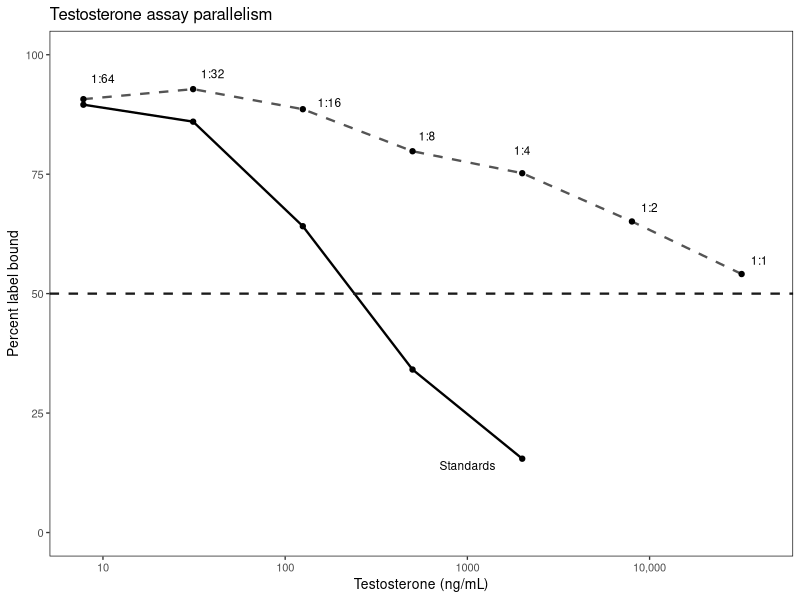
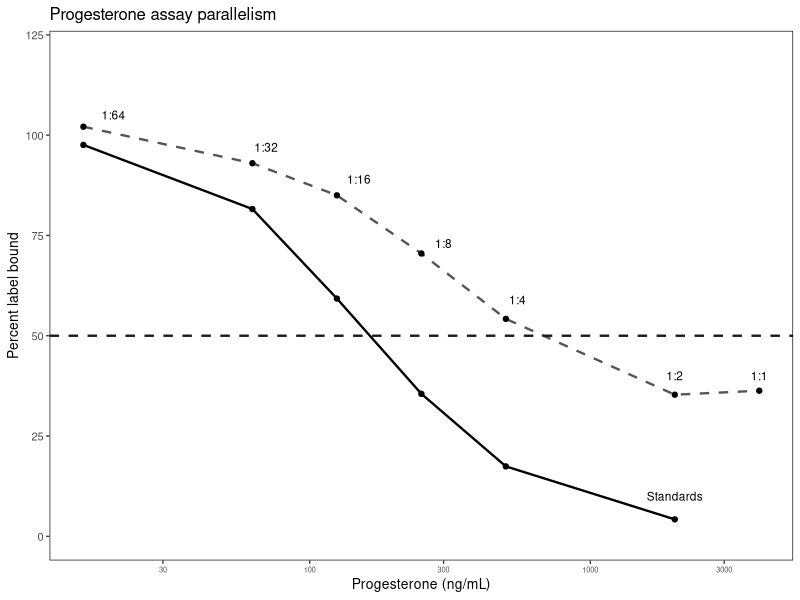
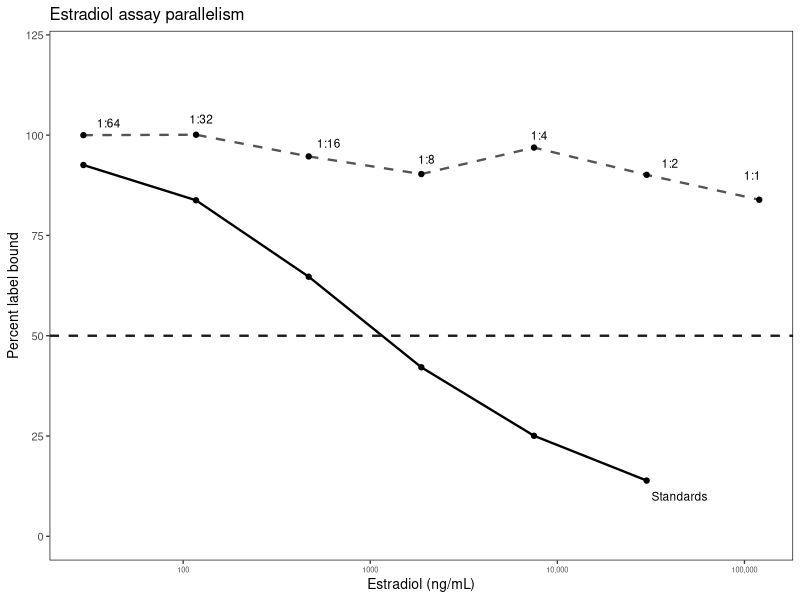
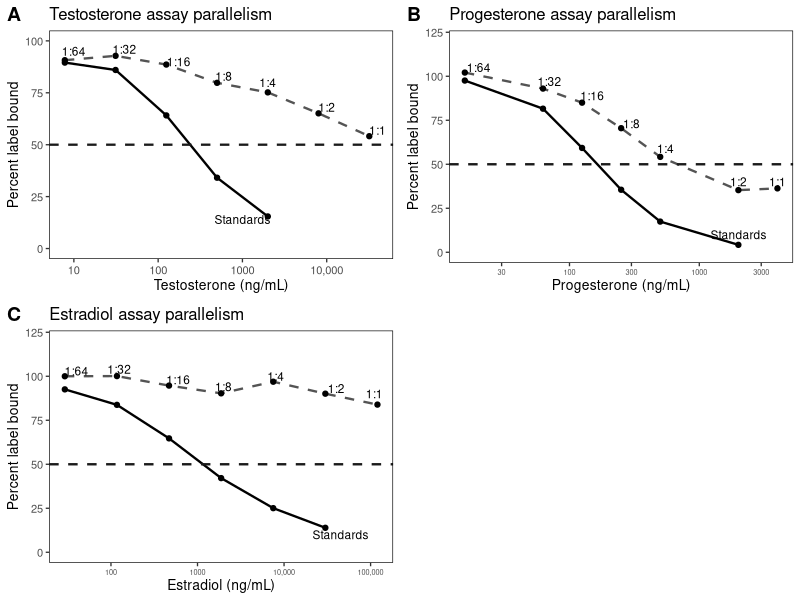
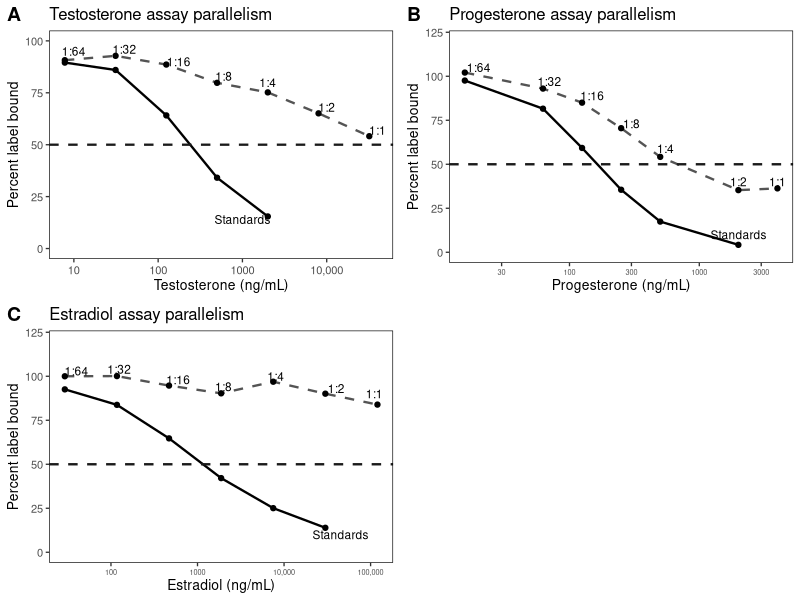
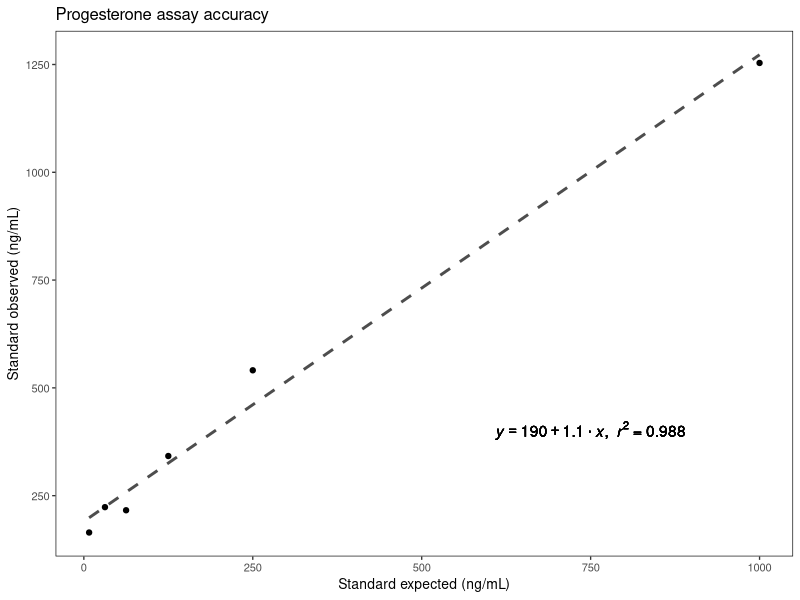
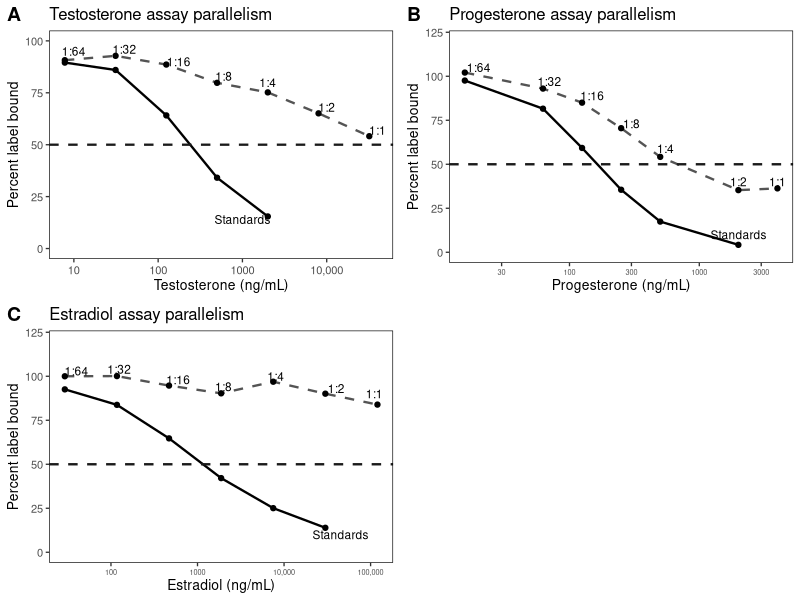
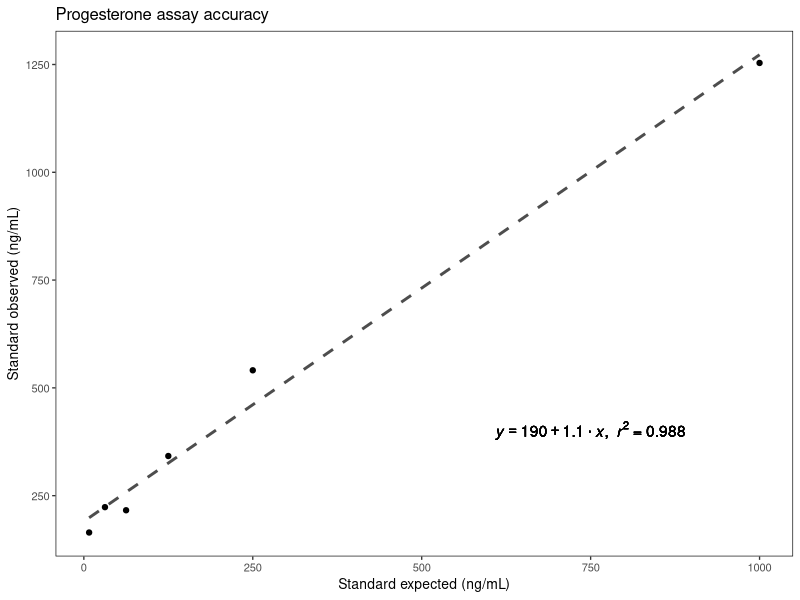

Generate these figures, in order, with R:
## This script creates parallelism and accuracy plots for the harbor seal saliva manuscript


## set up ~~~~~~~~~~~~~~~~~~~~~~~~~~~~~~~~~~~~~~~~~~~~~~~~~~~~~~~~~~~~~~~~~~~~~
library(here)
library(cowplot)
library(tidyverse)
library(scales)

#check to see that here() leads to root directory or top-level folder
here()

#if incorrect, enter `set_here(path = "...")`
#restart RStudio
#check here() again to make sure you're in the right top-level folder

###############################
#Figure 
# Parallelism
###############################

#Testosterone

test.par <- data.frame("Standard Concentration" = c(7.81, 31.25, 125, 500, 2000, 8000, 32000), 
                       "%Bound Standards" = c(89.54, 85.99, 64.11, 34.11, 15.45, NA, NA),
                       "%Bound Dilutions" = c(90.7, 92.8, 88.6, 79.8, 75.2, 65.1, 54.1))

p.test.plot <- ggplot(test.par, aes(Standard.Concentration)) + 
  geom_line(aes(y=X.Bound.Standards), col = "black", size = 0.8) +
  geom_point(aes(y=X.Bound.Standards)) +
  geom_line(aes(y=X.Bound.Dilutions), col = "gray33", linetype = "dashed", size = 0.8) +
  geom_point(aes(y=X.Bound.Dilutions)) +
  labs (x = "Testosterone (ng/mL)", y = "Percent label bound") +
  theme_bw(base_size = 10) +
  scale_x_continuous(trans = "log10", labels = function(l) ifelse(l <= 9999, l, comma(l))) +
  scale_y_continuous(limits = c(0,100)) +
  annotate("text", label = "Standards", x = 1000, y = 14,
           size = 3, color = "black") +
  annotate("text", label = "1:1", x = 40000, y = 57,
           size = 3, color = "black") +
  annotate("text", label = "1:2", x = 10000, y = 68,
           size = 3, color = "black") +
  annotate("text", label = "1:4", x = 2000, y = 80,
           size = 3, color = "black") +
  annotate("text", label = "1:8", x = 600, y = 83,
           size = 3, color = "black") +
  annotate("text", label = "1:16", x = 175, y = 90,
           size = 3, color = "black") +
  annotate("text", label = "1:32", x = 40, y = 96,
           size = 3, color = "black") +
  annotate("text", label = "1:64", x = 10, y = 95,
           size = 3, color = "black") +
  geom_hline(yintercept = 50, linetype = "dashed", color = "grey10", size = 0.8) +
  theme(panel.border = element_rect(color = "black", fill = NA),
        panel.grid.major = element_blank(),
        panel.grid.minor = element_blank()) +
  ggtitle("Testosterone assay parallelism")

print(p.test.plot)

#stats
test.long <- test.par %>%
  drop_na %>%
  pivot_longer("X.Bound.Standards":"X.Bound.Dilutions",
    names_to = "Type",
    values_to = "Value"
  )

var.test(Value ~ Type, data = test.long)
#reject the null hypothesis
#two population variances are not equal



#Progesterone

prog.par <- data.frame("Standard Concentration" = c(15.62, 62.5, 125, 250, 500, 2000, 4000), 
                          "%Bound Standards" = c(97.56, 81.58, 59.27, 35.52, 17.43, 4.22, NA),
                          "%Bound Dilutions" = c(102.1, 93, 85, 70.5, 54.2, 35.3, 36.3))

p.prog.plot <- ggplot(prog.par, aes(Standard.Concentration)) + 
  geom_line(aes(y=X.Bound.Standards), col = "black", size = 0.8) +
  geom_point(aes(y=X.Bound.Standards)) +
  geom_line(aes(y=X.Bound.Dilutions), col = "gray33", linetype = "dashed", size = 0.8) +
  geom_point(aes(y=X.Bound.Dilutions)) +
  labs (x = "Progesterone (ng/mL)", y = "Percent label bound") +
  theme_bw(base_size = 10) +
  scale_x_continuous(trans = "log10") +
                     
                     #labels = c(10, 100, 1000, "10,000", "100,000", "1,000,000"), 
                     #breaks = c(10, 100, 1000, 10000, 100000, 1000000)) +
  scale_y_continuous(limits = c(0,120)) +
  annotate("text", label = "Standards", x = 2000, y = 10,
           size = 3, color = "black") +
  annotate("text", label = "1:1", x = 4000, y = 40,
           size = 3, color = "black") +
  annotate("text", label = "1:2", x = 2000, y = 40,
           size = 3, color = "black") +
  annotate("text", label = "1:4", x = 550, y = 59,
           size = 3, color = "black") +
  annotate("text", label = "1:8", x = 300, y = 73,
           size = 3, color = "black") +
  annotate("text", label = "1:16", x = 150, y = 89,
           size = 3, color = "black") +
  annotate("text", label = "1:32", x = 70, y = 97,
           size = 3, color = "black") +
  annotate("text", label = "1:64", x = 20, y = 105,
           size = 3, color = "black") +
  geom_hline(yintercept = 50, linetype = "dashed", color = "grey10", size = 0.8) +
  theme(panel.border = element_rect(color = "black", fill = NA),
        panel.grid.major = element_blank(),
        panel.grid.minor = element_blank(),
        axis.title.x = element_text(size = 10),
        axis.text.x = element_text(size = 5.3)) +
  ggtitle("Progesterone assay parallelism")


print(p.prog.plot)


#stats
prog.long <- prog.par %>%
  drop_na %>%
  pivot_longer("X.Bound.Standards":"X.Bound.Dilutions",
               names_to = "Type",
               values_to = "Value"
  )

var.test(Value ~ Type, data = prog.long)
#accept the null hypothesis
#two population variances are equal


#Estradiol

est.par <- data.frame("Standard Concentration" = c(29.3, 117.2, 468.8, 1875, 7500, 30000, 120000), 
                       "%Bound Standards" = c(92.55, 83.76, 64.71, 42.13, 25.06, 13.9, NA),
                       "%Bound Dilutions" = c(100, 100.1, 94.7, 90.3, 96.9, 90.1, 83.9))

p.est.plot <- ggplot(est.par, aes(Standard.Concentration)) + 
  geom_line(aes(y=X.Bound.Standards), col = "black", size = 0.8) +
  geom_point(aes(y=X.Bound.Standards)) +
  geom_line(aes(y=X.Bound.Dilutions), col = "gray33", linetype = "dashed", size = 0.8) +
  geom_point(aes(y=X.Bound.Dilutions)) +
  labs (x = "Estradiol (ng/mL)", y = "Percent label bound") +
  theme_bw(base_size = 10) +
  scale_x_continuous(trans = "log10", labels = c(10, 100, 1000, "10,000", "100,000", "1,000,000"), breaks = c(10, 100, 1000, 10000, 100000, 1000000)) +
  scale_y_continuous(limits = c(0,120)) +
  annotate("text", label = "Standards", x = 45000, y = 10,
           size = 3, color = "black") +
  annotate("text", label = "1:1", x = 110000, y = 90,
           size = 3, color = "black") +
  annotate("text", label = "1:2", x = 40000, y = 93,
           size = 3, color = "black") +
  annotate("text", label = "1:4", x = 8000, y = 100,
           size = 3, color = "black") +
  annotate("text", label = "1:8", x = 2000, y = 94,
           size = 3, color = "black") +
  annotate("text", label = "1:16", x = 600, y = 98,
           size = 3, color = "black") +
  annotate("text", label = "1:32", x = 125, y = 104,
           size = 3, color = "black") +
  annotate("text", label = "1:64", x = 40, y = 103,
           size = 3, color = "black") +
  geom_hline(yintercept = 50, linetype = "dashed", color = "grey10", size = 0.8) +
  theme(panel.border = element_rect(color = "black", fill = NA),
        panel.grid.major = element_blank(),
        panel.grid.minor = element_blank(),
        axis.title.x = element_text(size = 10),
        axis.text.x = element_text(size = 5.3)) +
  ggtitle("Estradiol assay parallelism")


print(p.est.plot)

#stats
est.long <- est.par %>%
  drop_na %>%
  pivot_longer("X.Bound.Standards":"X.Bound.Dilutions",
               names_to = "Type",
               values_to = "Value"
  )

var.test(Value ~ Type, data = est.long)
#reject the null hypothesis
#two population variances are not equal

 


#put parallelism plots together
p.plots <- plot_grid(p.test.plot, p.prog.plot, p.est.plot, labels = "AUTO")
print(p.plots)

#turn off graphics panel in R studio
graphics.off()

#open new window, change size if needed
windows(8,6, record=T)

print(p.plots)

ggsave(here("output", "Parallelism with labels black.png"))





###############################
#Figure
# Accuracy
###############################

#progesterone
pro.acc <- data.frame("Standard Expected" = c(1000, 250, 125, 62.5, 31.25, 7.81),
                       "Standard Observed" = c(1253.6, 540.8, 342, 216.2, 223.4, 164.6))


a.pro.plot <- ggplot(pro.acc) +
  geom_point(aes(x = Standard.Expected, y = Standard.Observed)) +
  labs (x = "Standard expected (ng/mL)", y = "Standard observed (ng/mL)") +
  theme_bw(base_size = 10) +
  # scale_x_continuous(trans = "log10") +
  # scale_y_continuous(limits = c(0,100)) +
  theme(panel.border = element_rect(color = "black", fill = NA),
        panel.grid.major = element_blank(),
        panel.grid.minor = element_blank()) +
  geom_smooth(method = lm, se = FALSE, aes(x = Standard.Expected, y = Standard.Observed),
              colour = "grey30", linetype = "dashed")+
  ggtitle("Progesterone assay accuracy")

lm_eqn <- function(est.acc){
  m <- lm(Standard.Observed ~ Standard.Expected, pro.acc);
  eq <- substitute(italic(y) == a + b %.% italic(x)*","~~italic(r)^2~"="~r2,
                   list(a = format(unname(coef(m)[1]), digits = 2),
                        b = format(unname(coef(m)[2]), digits = 2),
                        r2 = format(summary(m)$r.squared, digits = 3)))
  as.character(as.expression(eq));
}

a.pro.plot <- a.pro.plot + geom_text(x = 750, y = 400, label = lm_eqn(est.acc), parse = TRUE)

print(a.pro.plot)




# #put accuracy plots together
# a.plots <- plot_grid(a.cort.plot, a.cortico.plot, labels = "AUTO")
# print(a.plots)


#turn off graphics panel in R studio
graphics.off()

#open new window, change size if needed
windows(8,6, record=T)

print(a.pro.plot)

ggsave(here("output", "Progesterone Accuracy.png"))




